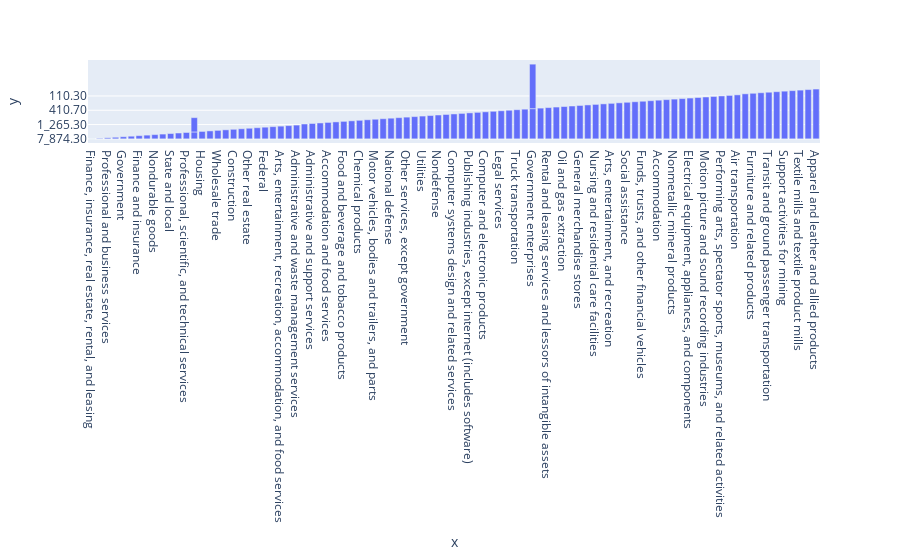

The code cell stored with this chart in its notebook:
### Code cell
fig = px.bar(x=pddf[pddf.columns[0]], y=pddf[pddf.columns[1]])
fig.show()

### Figure 1 — Plotly figure (JSON) as saved in the notebook; plotly's stock layout.template omitted (floating-point values rounded to 4 significant figures)
{"data": [{"alignmentgroup": "True", "hovertemplate": "x=%{x}<br>y=%{y}<extra></extra>", "legendgroup": "", "marker": {"color": "#636efa", "pattern": {"shape": ""}}, "name": "", "offsetgroup": "", "orientation": "v", "showlegend": false, "textposition": "auto", "type": "bar", "x": ["Finance, insurance, real estate, rental, and leasing", "Manufacturing", "Professional and business services", "Real estate and rental and leasing", "Government", "Real estate", "Finance and insurance", "Durable goods", "Nondurable goods", "Educational services, health care, and social assistance", "State and local", "Health care and social assistance", "Professional, scientific, and technical services", "General government", "Housing", "Retail trade", "Wholesale trade", "Information", "Construction", "Miscellaneous professional, scientific, and technical services", "Other real estate", "Insurance carriers and related activities", "Federal", "Other retail", "Arts, entertainment, recreation, accommodation, and food services", "Transportation and warehousing", "Administrative and waste management services", "General government", "Ambulatory health care services", "Administrative and support services", "Federal Reserve banks, credit intermediation, and related activities", "Accommodation and food services", "Hospitals", "Food and beverage and tobacco products", "Broadcasting and telecommunications", "Chemical products", "Food services and drinking places", "Motor vehicles, bodies and trailers, and parts", "Securities, commodity contracts, and investments", "National defense", "Management of companies and enterprises", "Other services, except government", "Data processing, internet publishing, and other information services", "Utilities", "Petroleum and coal products", "Nondefense", "Agriculture, forestry, fishing, and hunting", "Computer systems design and related services", "Mining", "Publishing industries, except internet (includes software)", "Farms", "Computer and electronic products", "Machinery", "Legal services", "Motor vehicle and parts dealers", "Truck transportation", "Fabricated metal products", "Government enterprises", "Educational services", "Rental and leasing services and lessors of intangible assets", "Other transportation and support activities", "Oil and gas extraction", "Food and beverage stores", "General merchandise stores", "Other transportation equipment", "Nursing and residential care facilities", "Primary metals", "Arts, entertainment, and recreation", "Plastics and rubber products", "Social assistance", "Miscellaneous manufacturing", "Funds, trusts, and other financial vehicles", "Paper products", "Accommodation", "Warehousing and storage", "Nonmetallic mineral products", "Wood products", "Electrical equipment, appliances, and components", "Amusements, gambling, and recreation industries", "Motion picture and sound recording industries", "Waste management and remediation services", "Performing arts, spectator sports, museums, and related activities", "Mining, except oil and gas", "Air transportation", "Government enterprises", "Printing and related support activities", "Furniture and related products", "Rail transportation", "Transit and ground passenger transportation", "Pipeline transportation", "Support activities for mining", "Forestry, fishing, and related activities", "Textile mills and textile product mills", "Water transportation", "Apparel and leather and allied products"], "xaxis": "x", "y": ["7_874.30", "6_409.30", "4_504.80", "4_368.40", "4_264.60", "4_008.70", "3_505.90", "3_345.00", "3_064.30", "3_047.60", "2_899.50", "2_680.30", "2_543.80", "2_506.70", "2_487.80", "2_300.80", "2_216.60", "2_159.40", "1_875.30", "1_634.30", "1_520.90", "1_421.50", "1_365.10", "1_330.00", "1_296.90", "1_273.70", "1_268.60", "1_265.30", "1_163.40", "1_153.80", "1_114.20", "1_048.50", "1_018.20", "989.50", "938.20", "918.40", "856.10", "838.40", "767.50", "744.30", "692.40", "678.20", "631.80", "556.60", "555.70", "521.00", "500.20", "496.00", "489.50", "460.80", "445.40", "431.10", "427.30", "413.40", "410.70", "399.20", "394.70", "392.80", "367.30", "359.70", "342.00", "322.80", "284.70", "275.40", "273.20", "259.80", "251.60", "248.40", "242.10", "238.80", "213.60", "202.70", "201.00", "192.50", "167.50", "146.00", "145.10", "143.90", "138.10", "128.50", "114.90", "110.30", "109.90", "104.70", "99.80", "89.10", "80.20", "80.00", "77.30", "67.10", "56.90", "54.80", "48.00", "35.90", "20.60"], "yaxis": "y"}], "layout": {"autosize": true, "barmode": "relative", "legend": {"tracegroupgap": 0}, "margin": {"t": 60}, "xaxis": {"anchor": "y", "autorange": true, "domain": [0, 1], "range": [-0.5, 92.5], "title": {"text": "x"}, "type": "category"}, "yaxis": {"anchor": "x", "autorange": true, "domain": [0, 1], "range": [-7.833, 148.8], "title": {"text": "y"}, "type": "category"}}}
